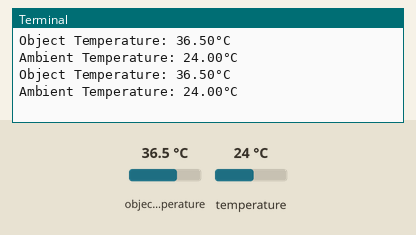
Simulated run of this program. Board: Raspberry Pi (BCM pin numbers). Parts: the last lines printed to the terminal. The inputs (shaded band) are chosen by the test bench; at power-on: object temperature 36.5 °C, temperature 24 °C.

Above: at 1.2 s.
1.3 s: object temperature set to 20 °C
At 2.6 s:
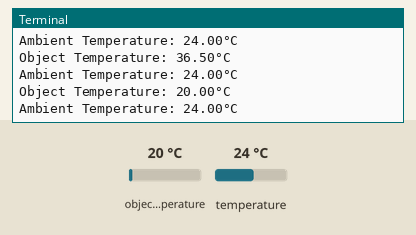
2.8 s: temperature set to 12 °C
At 3.8 s:
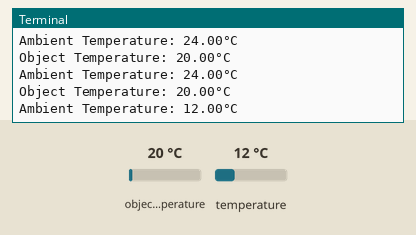
4.3 s: object temperature set to 26 °C
At 5.6 s:
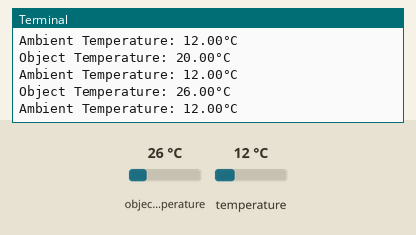
Timing chart, 0 to 7.3 s (numbered marks = the images above; inputs shaded):
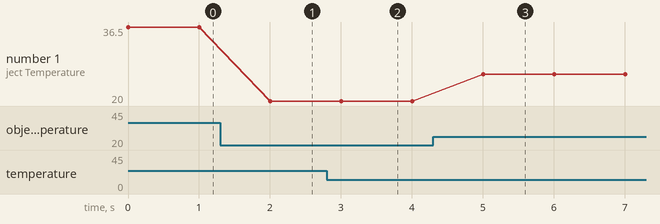

The program:

Temperature_sensor.py
```python
import board
import busio
import adafruit_mlx90614
import time

# Set up the I2C bus
i2c = busio.I2C(board.SCL, board.SDA)

# Create the MLX90614 temperature sensor object
mlx = adafruit_mlx90614.MLX90614(i2c)

def measure_temperature():
    # Read object and ambient temperatures
    object_temp = mlx.object_temperature
    ambient_temp = mlx.ambient_temperature

    # Print the temperatures
    print(f"Object Temperature: {object_temp:.2f}°C")
    print(f"Ambient Temperature: {ambient_temp:.2f}°C")

if __name__ == "__main__":
    try:
        while True:
            measure_temperature()
            time.sleep(1)  # Adjust the delay based on your requirements

    except KeyboardInterrupt:
        print("Measurement stopped by the user.")
```

Measured:
- after the input at 1.3 s, the terminal: prints a new line after 0.70 s (image 1)
- after the input at 2.8 s, the terminal: prints a new line after 0.20 s (image 2)
- after the input at 4.3 s, the terminal: prints a new line after 0.70 s (image 3)
- plotted number 1: 36.5 → 20 after the input at 1.3 s, 20 → 26 after the input at 4.3 s
